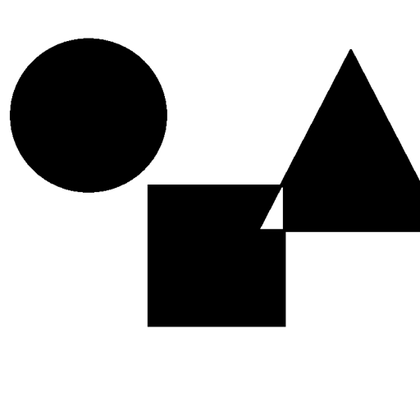
%> input picture Images/geometry.bmp, 420 x 420 px, shrunk from 512 x 512 before the run
$ octave --eval "ProbYang_33Test;"   (GNU Octave 9; MATLAB toolbox functions it lacks are replaced by stand-ins)
%> lines starting %> are read from the running program, lines starting %| are printed output that depends on the picture; in (x1, y1, x2, y2) boxes, pixels count from 0 and x2, y2 are one past the last pixel; in counts of white or black regions, pixels touching at a corner belong together; the program's own positions count from 1
%> in ProbYang_33Test, imageIn is the input picture: size 420x420 uint8; min 0, max 255, mean 176.5
### BasicVc/ProbYang_33.m
function [shares, stacked, imageHT] = ProbYang_33(imageIn)
% Implement a (3,3)-threshold probabilistic scheme

if size(imageIn, 3)>1
    imageIn = rgb2gray(imageIn);
end

M = 1;  % the size of the block is M-by-N
N = 1;

M0 =[0 0 1 1; 0 1 0 1; 0 1 1 0]; % Basis matrix for (3,3) deterministic scheme
M1 =[1 1 0 0; 1 0 1 0; 1 0 0 1];

[nR, nC] = size(imageIn);
%> nR = 420; nC = 420
imageHT = zeros(nR+2*M, nC+2*N);
stacked = zeros(nR+2*M, nC+2*N);
imageHT = HalftoningED(imageIn);
for i = (M+1):M:(nR)
    for j = (N+1):N:(nC)
        p = unidrnd(4);
        if imageHT(i,j) == 255
            Mp = M0(:,p);
            Ms = ~(Mp(1,1) | Mp(2,1) | Mp(3,1) );
        else
            Mp = M1(:,p);
            Ms = ~(Mp(1,1) | Mp(2,1) | Mp(3,1));
        end
        shares(i,j,1) = Mp(1,1);
        shares(i,j,2) = Mp(2,1);
        shares(i,j,3) = Mp(3,1);
        stacked(i,j) = Ms * 255;
    end
end
stacked = uint8(stacked(M+1:M+nR, N+1:N+nC));

### ExtendedVc/HalftoningED.m
function imageHT = HalftoningED(imageIn)
%=======================================================
% Error diffusion based halftoning for color images
%=======================================================
[M, N, S] = size(imageIn);
%> M = 420; N = 420; S = 1
imageIn = double(imageIn);
%> imageIn: size 420x420 double
imageHT = zeros(M+2, N+2, S);
for k = 1:S
    imageColor(:,:,k) = padarray(imageIn(:,:,k), [1 1], 'replicate', 'both');
end

for k = 1: S
    for i = 2:M+1
        for j = 2:N+1
            if imageColor(i,j,k) >= 127
                imageHT(i,j,k) = 255;
            else
                imageHT(i,j,k) = 0;
            end
            error = imageColor(i,j,k) - imageHT(i,j,k);

            % error diffusion
            imageColor(i,j+1,k) = imageColor(i,j+1,k) + error * (7/16);
            imageColor(i+1,j,k) = imageColor(i+1,j,k) + error * (5/16);
            imageColor(i+1,j-1,k) = imageColor(i+1,j-1,k) + error * (3/16);
            imageColor(i+1,j+1,k) = imageColor(i+1,j+1,k) + error * (1/16);
        end
    end
end
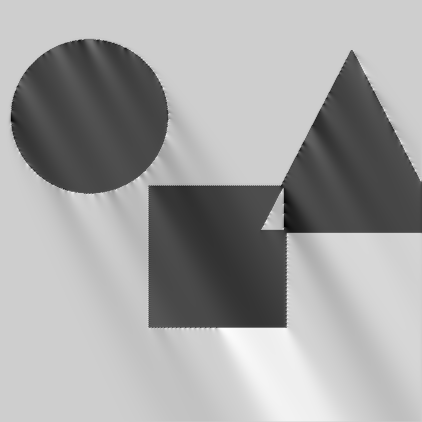
%> imageColor: size 422x422 double; min -113.1, max 341.5, mean 178.8; drawn with min black and max white
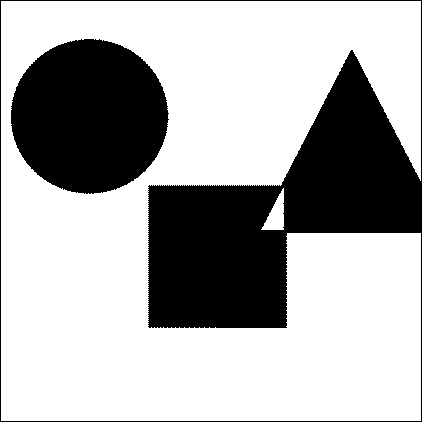
%> imageHT: size 422x422 double; 68.6% white; 2 black regions, box (x1, y1, x2, y2) and area: (0, 0, 422, 422) 36958, (11, 39, 169, 194) 19046
imageHT = uint8(imageHT(2:M+1, 2:N+1, :));
%> imageHT: size 420x420 uint8; 69.2% white; 2 black regions, box (x1, y1, x2, y2) and area: (147, 49, 420, 327) 35274, (10, 38, 168, 193) 19046

### BasicVc/ProbYang_33Test.m
function ProbYang_33Test()
close all; clear;
%imageIn = imread('../images/lena.tiff','tiff');
% Use binary secret iamge
imageIn= imread('../Images/geometry.bmp','bmp'); % Use binary image as secret
if size(imageIn, 3)>1
    imageIn = rgb2gray(imageIn);
end
[shares, stacked, imageHT] = ProbYang_33(imageIn);
%> after the loop in ProbYang_33, `for i = (M+1):M:(nR)`:
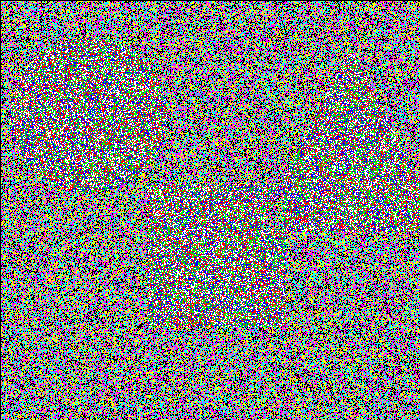
%> shares: size 420x420x3 double; mean R, G, B 0.499, 0.498, 0.497
%> after the loop in ProbYang_33, `for i = (M+1):M:(nR)`:
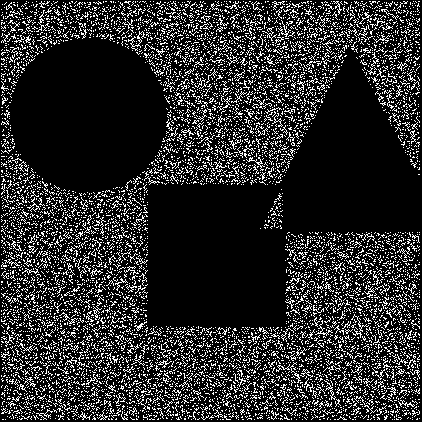
%> stacked: size 422x422 double; 17% white in thin lines or dots
%> after the loop in ProbYang_33, `for i = (M+1):M:(nR)`: Mp = [0; 1; 1]; Ms = false
%> in ProbYang_33, `stacked = uint8(stacked(M+1:M+nR, N+1:N+nC));`:
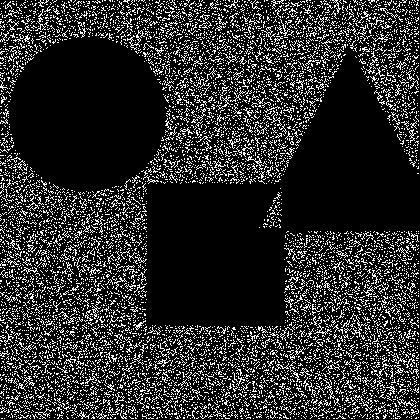
%> stacked: size 420x420 uint8; 17.2% white in thin lines or dots
figure;
for i=1:3
    figure; imshow(shares(:,:,i),[]);
end

% stack 1,2
figure;
imshow(~(~shares(:,:,1)|~shares(:,:,2)), []);
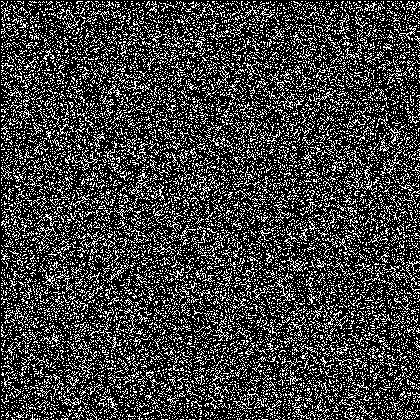
%> displayed picture: size 420x420, on the screen's scale of 0 to 255; 25% white in thin lines or dots
title('Stacking 1 and 2');

% stack 1,3
figure;
imshow(~(~shares(:,:,1)|~shares(:,:,3)), []);
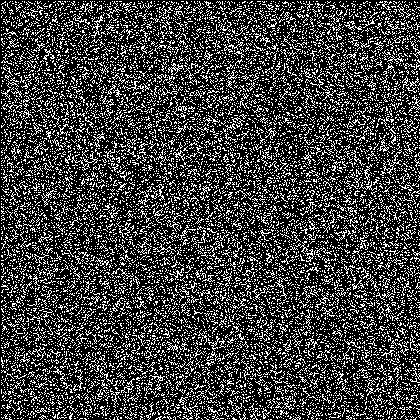
%> displayed picture: size 420x420, on the screen's scale of 0 to 255; 24.8% white in thin lines or dots
title('Stacking 1 and 3');

figure;
imshow(stacked,[]);
